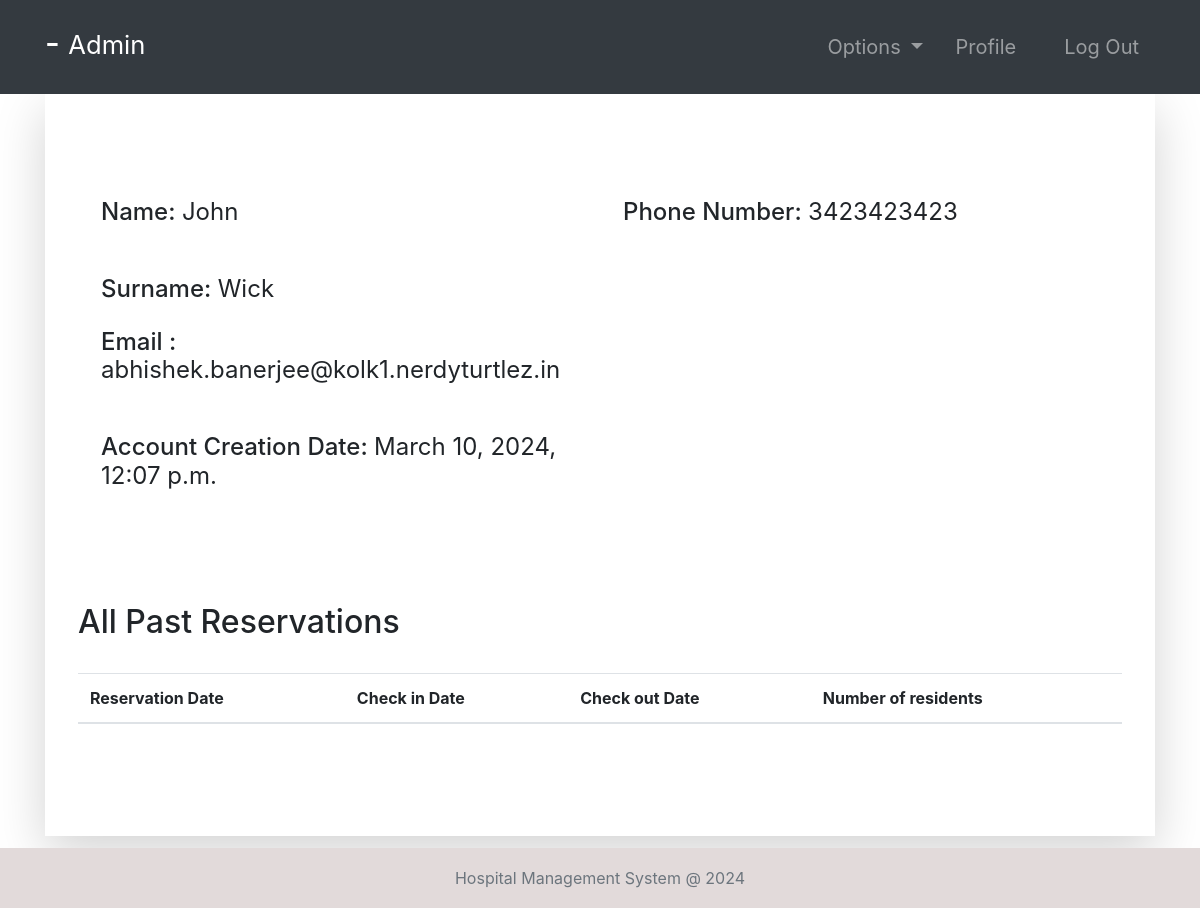
Page /guest-profile/2 (signed in) on the committed database.
### accounts/models.py (models this page shows, shortened)
class Guest(models.Model):
    user = models.OneToOneField(User, null=True, on_delete=models.CASCADE)
    phoneNumber = PhoneNumberField(unique=True)

### accounts/views.py (the view, shortened to what this page needs)
# urls.py: path('guest-profile/<str:pk>', guest_profile, name="guest-profile"),
@login_required(login_url='login')
def guest_profile(request, pk):
    tempUser = User.objects.get(id=pk)
    guest = Guest.objects.get(user=tempUser)
    role = str(request.user.groups.all()[0])
    path = role + "/"
    eventAttendees = EventAttendees.objects.filter(guest=guest)
    bookings = Booking.objects.filter(guest=guest)
    context = {
        "role": role,
        "guest": guest,
        "eventAttendees": eventAttendees,
        "bookings": bookings
    }
    return render(request, path + "guest-profile.html", context)

### Templates/admin/guest-profile.html
{% extends '../index.html' %}
{% block context %}
{% include '../common_pages/guest-profile.html' %}
{% endblock %}

### Templates/index.html
{% include 'incs/head.html' %}
<body>
    {% include 'incs/nav.html' %}
    {% block context %}
    {% endblock %}
    {% include 'incs/footer.html' %}
</body>
</html>

### Templates/incs/head.html (shortened to what this page needs)
{% load static %}
<!DOCTYPE html>
<html lang="en">
<head>
    <link rel="stylesheet" type="text/css" href="{% static '/css/main.css' %}">
    <link rel="stylesheet" href="https://stackpath.bootstrapcdn.com/bootstrap/4.4.1/css/bootstrap.min.css"
>
</head>

### Templates/incs/nav.html (shortened to what this page needs)
<nav class="navbar navbar-dark bg-dark navbar-expand-lg py-3 " role="navigation">
    <div class="container">
        <a href="" class="navbar-brand">
            <h2 class="text-capitalize">
                {{ request.user.first_name }} {{ request.user.last_name }} -
                <small>
                    {{ role }}
                </small>
            </h2>
        </a>
        <div class="collapse navbar-collapse" id="navbarTags">
            <ul class="navbar-nav ml-auto">
                <li class="nav-item dropdown p-2">
                    <a class="nav-link dropdown-toggle" href="#" id="navbarDropdown" role="button"
                        data-toggle="dropdown" aria-haspopup="true" aria-expanded="false">
                        Options
                    </a>
                </li>
                <li class="nav-item mr-3 p-2">
                    {% if role == 'staff' or role == 'receptionist' or role == 'admin' or role == 'manager' %}
                    <a href="{% url 'employee-profile' user.id %}" class="nav-link">Profile</a>
                    {% endif %}
                </li>
                <li class="nav-item p-2 ">
                    <a href="{% url 'logout' %}" class="nav-link">Log Out</a>
                </li>
            </ul>
        </div>
    </div>
</nav>

### Templates/common_pages/guest-profile.html (shortened to what this page needs)
<div class="container">
    <div class="shadow-lg p-5">
        <div class="row mt-5">
            <div class="col-6">
                <form action="" method="POST">
                    <div class="p-2 h4">
                        <span>Name:</span>
                        {% if guest.user.id != request.user.id %}
                        <span class="font-weight-normal">{{guest.user.first_name}} </span>
                        {% else %}
                        <input type="text" class="form-control border border-secondary" id="id_first_name"
                            value="{{guest.user.first_name}}" name="first_name">
                        {% endif %}
                    </div>
                    <br>
                    <div class="p-2 h4">
                        <span>Surname:</span>
                        {% if guest.user.id != request.user.id %}
                        <span class="font-weight-normal"> {{guest.user.last_name}}</span>
                        {% else %}
                        <input type="text" class="form-control border border-secondary" id="id_last_name"
                            value="{{guest.user.last_name}}" name="last_name">
                        {% endif %}
                    </div>
                    <div class="p-2 h4">
                        <span>Email :</span>
                        <span class="font-weight-normal">{{guest.user.email}}</span>
                    </div>
                    <br>
                    <div class="p-2 h4">
                        <span>Account Creation Date:</span>
                        <span class="font-weight-normal">{{guest.user.date_joined}}</span>
                    </div>
            </div>
            <div class="col-6">
                <div class="p-2 h4">
                    <span>Phone Number: </span>
                    {% if guest.user.id != request.user.id %}
                    <span class="font-weight-normal">{{guest.phoneNumber}}</span>
                    {% else %}
                    <input type="text" class="form-control border border-secondary" id="id_phoneNumber"
                        value="{{guest.phoneNumber}}" name="phoneNumber">
                    {% endif %}
                </div>
                <br>
            </div>
        </div>
        <br>
        <br>
        <div class="row">
            <div class="table-responsive table-striped my-5">
                <div class="table-header row">
                    <div class="col-sm-12 col-md-12 col-lg-4 mb-4">
                        <h2>All Past Reservations</h2>
                    </div>
                </div>
                <table class="table table-hover">
                    <thead>
                        <tr>
                            <th>Reservation Date</th>
                            <th>Check in Date</th>
                            <th>Check out Date</th>
                            <th>Number of residents</th>
                        </tr>
                    </thead>
                </table>
            </div>
        </div>
    </div>
</div>

### Templates/incs/footer.html
<div class="mt-5">&nbsp;</div>
<footer class="footer sticky-bottom mt-5">
    <div class="container text-center">
        <span class="text-muted">Hospital Management System @ 2024</span>
    </div>
</footer>

### static/css/main.css (style rules this page uses)
* { margin: 0; padding: 0; -webkit-font-smoothing: antialiased; }
body { position: relative; }
nav .nav-item { font-size: 20px; }
.footer { position: absolute; bottom: 0; width: 100%; height: 60px; line-height: 60px; background-color: #e2dada; margin-top: 30px; }

### rows in the picture
Guest: user.first_name "John", user.last_name "Wick", user.email "abhishek.banerjee@kolk1.nerdyturtlez.in", user.date_joined "March 10, 2024, 12:07 p.m.", phoneNumber "3423423423"

### other values in the picture
{{ role }} "Admin"
